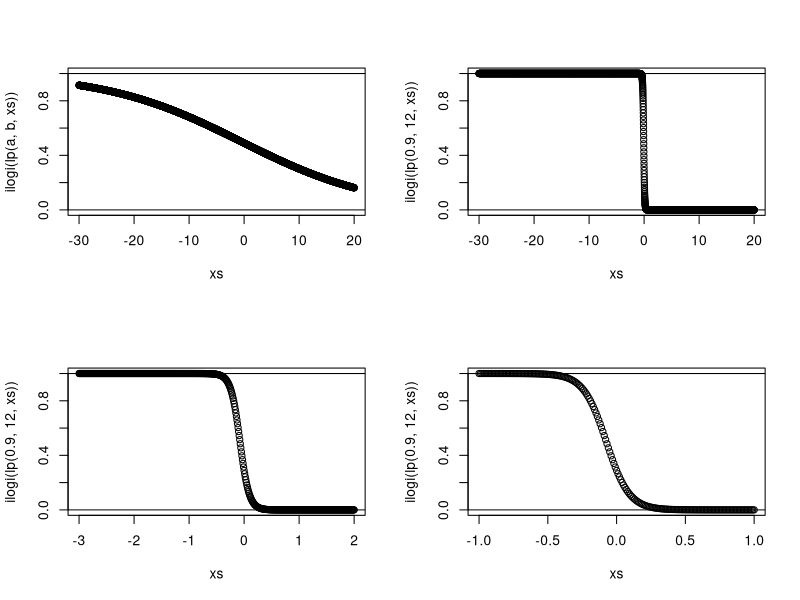
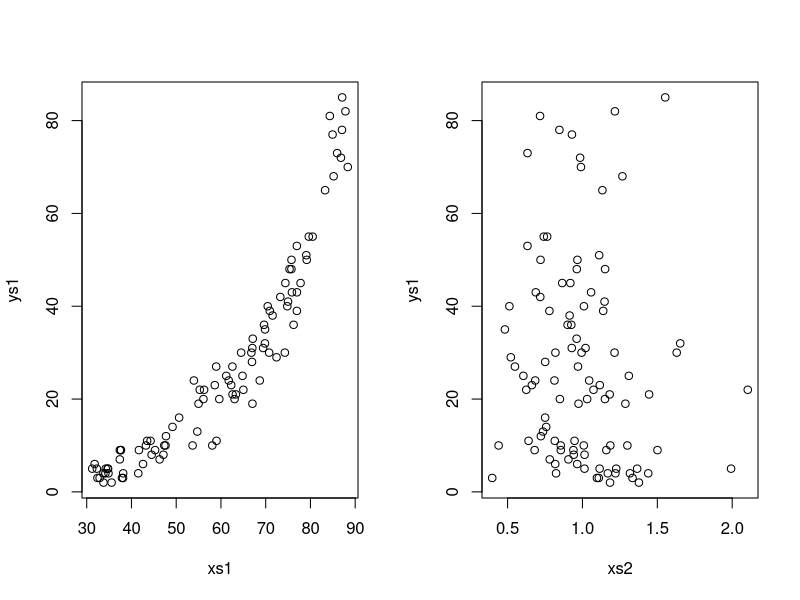
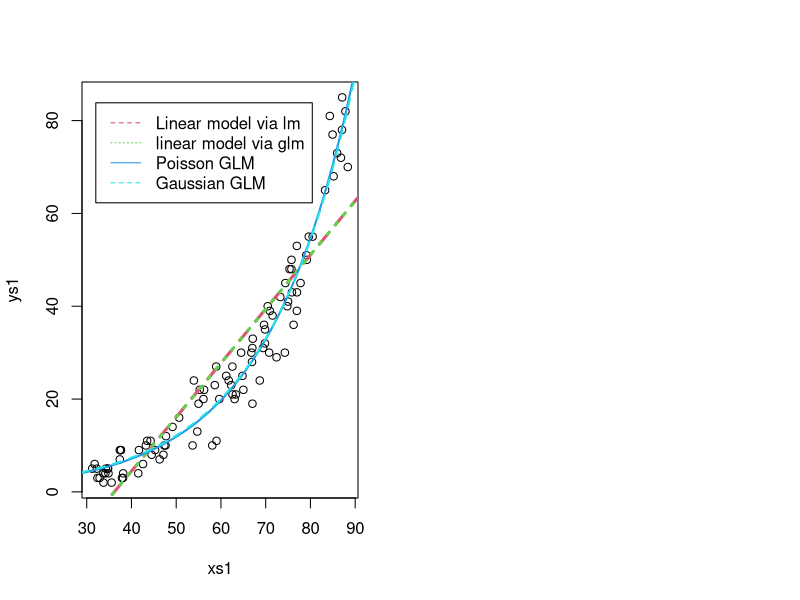
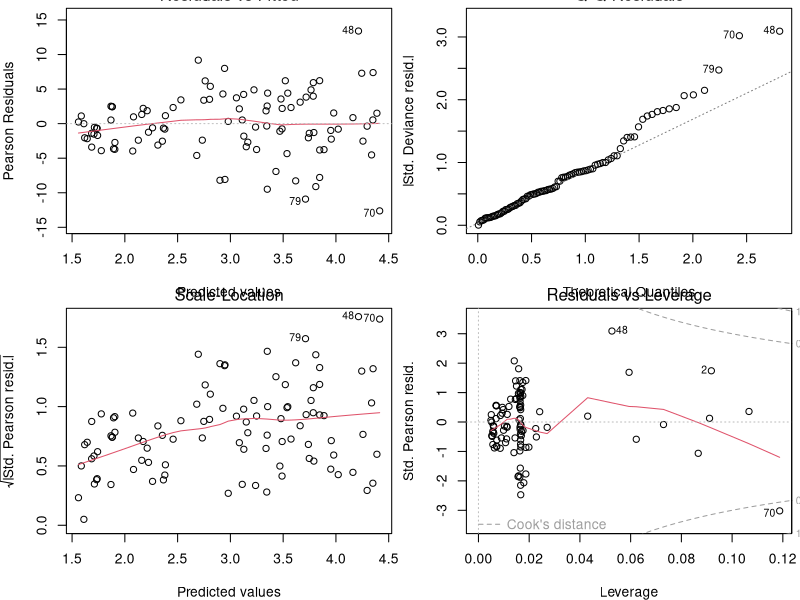
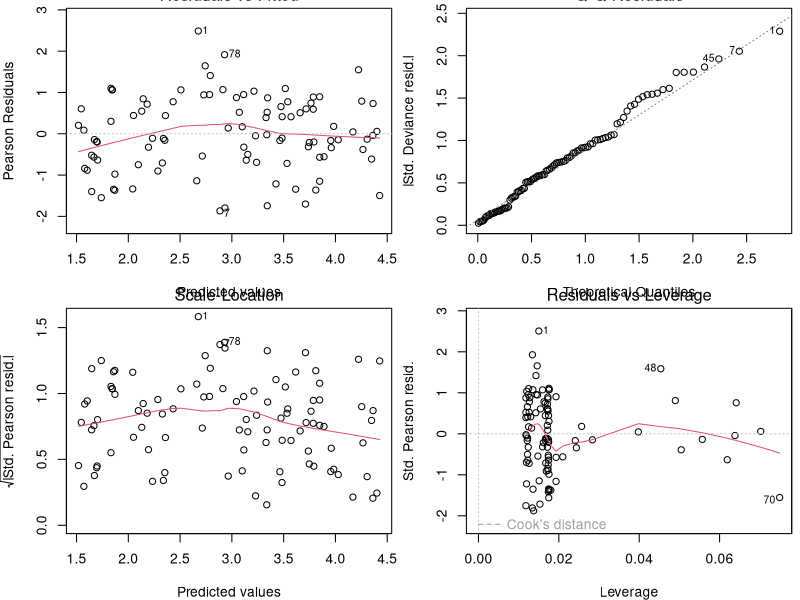

These charts were generated, in order, by the following R code:
## ---- chunk 1

lp<-function(a,b,x){
  res<-a+b*x
  return(res)
}

ilogi<-function(lp){
  res<-1/(1+exp(lp))
  return(res)
}
## ---- chunk 2
a<-0.04
b<-0.08
par(mfrow=c(2,2))

xs<-seq(-30,20,by=0.01)
plot(xs,ilogi(lp(a,b,xs)),ylim=c(0,1))
abline(h=0:1,lty=1)


xs<-seq(-30,20,by=0.01)
plot(xs,ilogi(lp(0.9,12,xs)),ylim=c(0,1))
abline(h=0:1,lty=1)


xs<-seq(-3,2,by=0.01)
plot(xs,ilogi(lp(0.9,12,xs)),ylim=c(0,1))
abline(h=0:1,lty=1)


xs<-seq(-1,1,by=0.01)
plot(xs,ilogi(lp(0.9,12,xs)),ylim=c(0,1))
abline(h=0:1,lty=1)
## ---- chunk 3
set.seed(121)
#define sample size
n<-100
#get a predictor variable
low<-30
high<-90
xs1<-runif(n,low,high)
#get a second potentially predictor
xs2<-rgamma(n,10,10)
#define linear predictor
lp1<-0.01+0.05*xs1
#get the mean value
Eys1<-exp(lp1)
#get actual data
ys1<-rpois(n,Eys1)
## ---- chunk 4
par(mfrow=c(1,2))
plot(ys1~xs1)
plot(ys1~xs2)
## ---- chunk 5
lm1A<-lm(ys1~xs1)
lm1B<-glm(ys1~xs1)
glmPoi<-glm(ys1~xs1,family=poisson(link="log"))
glmGau<-glm(ys1~xs1,family=gaussian(link="log"))
## ---- chunk 6
plot(ys1~xs1)
xs<-seq(low-5,high+5,by=0.5)
novosdados<-data.frame(xs1=xs)
predslm1A<-predict(lm1A,newdata=novosdados)
predslm1B<-predict(lm1B,newdata=novosdados)
predsglmPoi<-predict(glmPoi,newdata=novosdados,type="response")
predsglmGau<-predict(glmGau,newdata=novosdados,type="response")
lines(xs,predslm1A,col=2,lty=2,lwd=3)
lines(xs,predslm1B,col=3,lty=3,lwd=3)
lines(xs,predsglmPoi,col=4,lwd=2)
lines(xs,predsglmGau,col=5,lty=2,lwd=2)
legend("topleft",legend=c("Linear model via lm","linear model via glm","Poisson GLM","Gaussian GLM"),lwd==c(3,3,2,2),col=c(2,3,4,5),lty=c(2,3,1,2),inset=0.05)
## ---- chunk 7
AIC(lm1A,lm1B,glmGau,glmPoi)
## ---- chunk 8
par(mfrow=c(2,2),mar=c(4,4,0.5,0.5))
plot(glmGau)
## ---- chunk 9
par(mfrow=c(2,2),mar=c(4,4,0.5,0.5))
plot(glmPoi)
